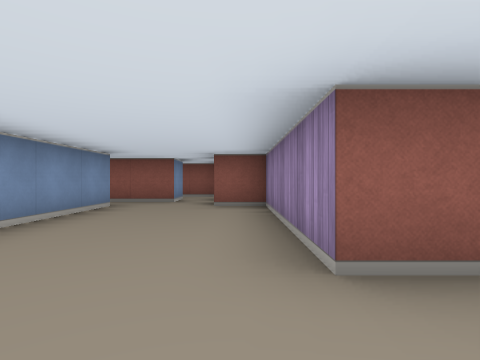
View 1 (above)

14 first-person views from a walk through a cub3D level. The camera is about half as high as the walls, looks level and sees 80° across. The floor is counted in squares. Each view is taken from the middle of a square. On the plan, view 1 faces up. The plan holds only what a view shows up to about 9 squares ahead; the rest is blank.

View 2
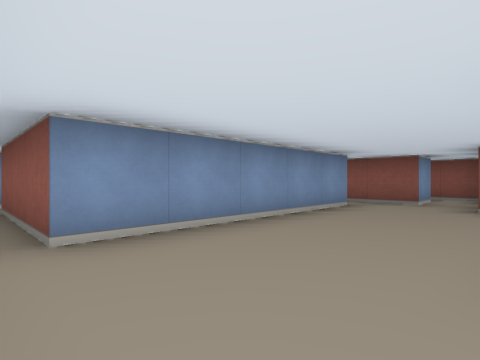

View 3
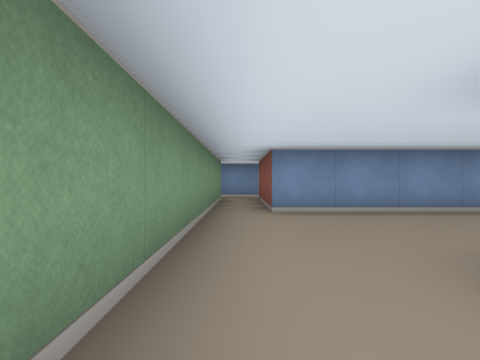

View 4
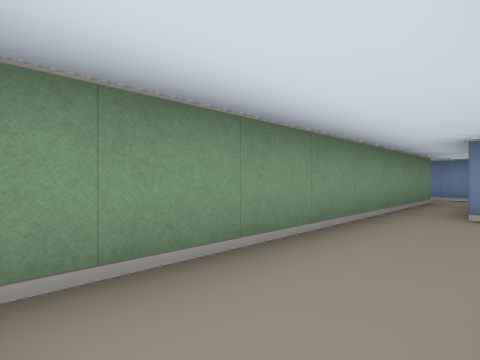

View 5
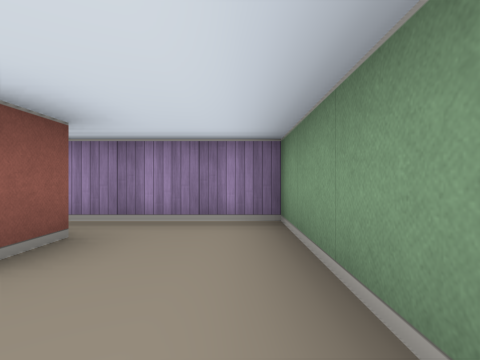

View 6
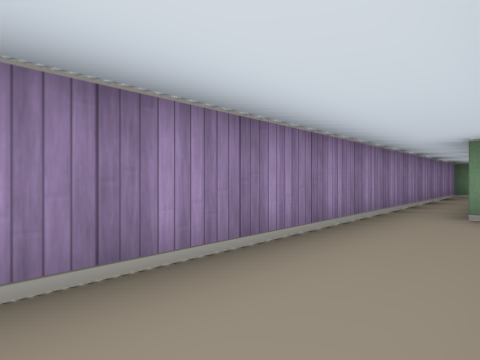

View 7
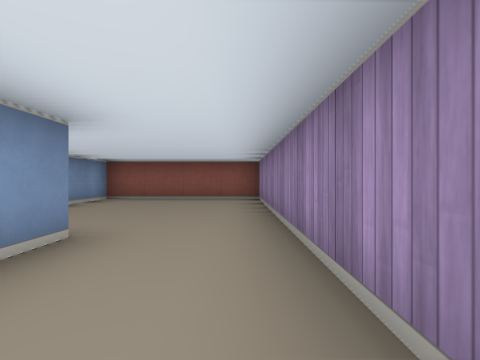

View 8
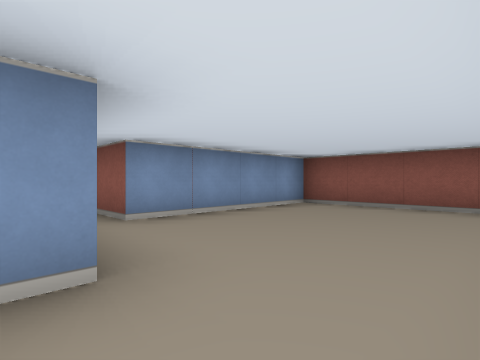

View 9
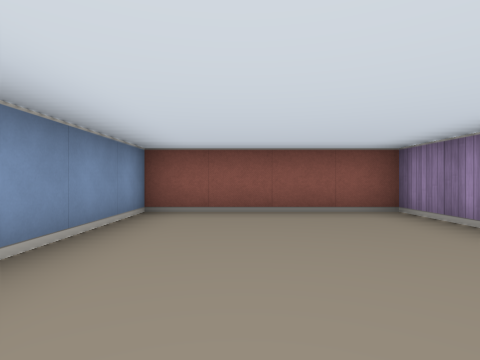

View 10
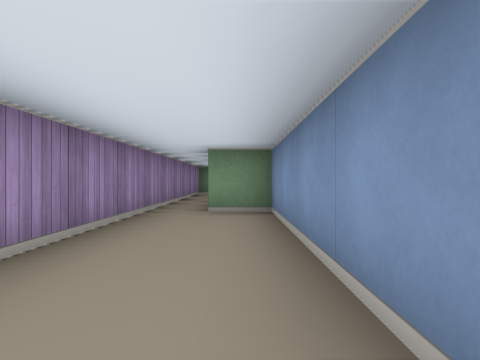

View 11
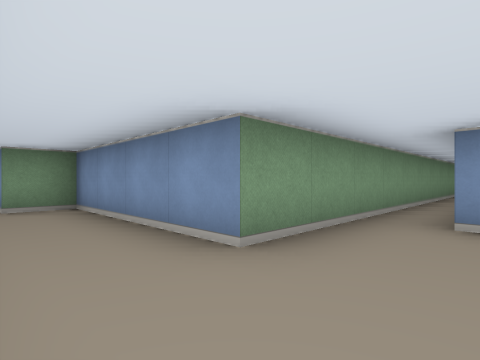

View 12
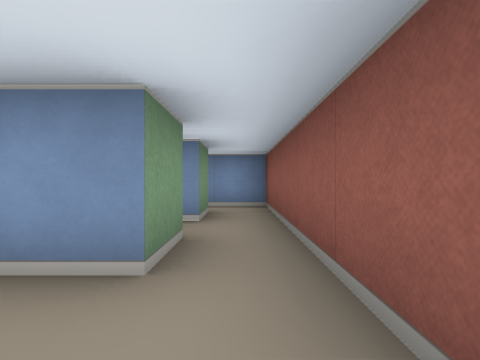

View 13
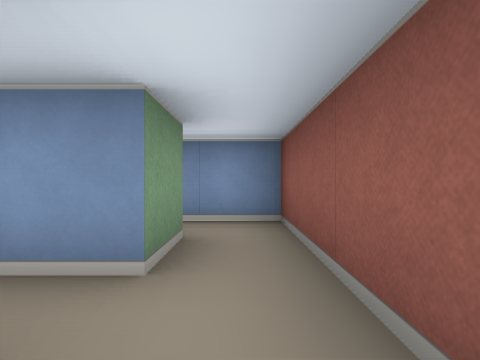

View 14
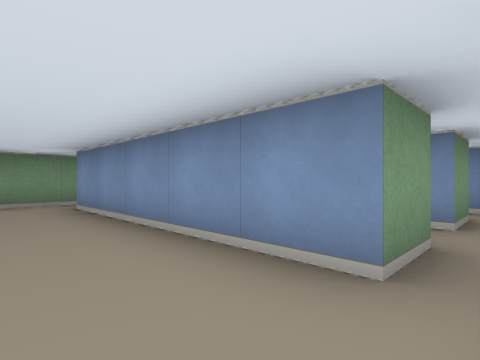

### Floor plan
Points are (right, up) in squares from view 1. A wall is a line through its corners. A room is listed if a view was taken in it or the views show most of it. See-through windows are left out.
Room 1 (views 1, 2, 5, 12, 14)
walls: (-2.5, 5.5) (-2.5, 0.5); (1.5, 1.5) (0.5, 1.5) (0.5, 5.5) (-0.5, 5.5); (-1.5, 6.5) (-2.5, 6.5); (-2.5, -0.5) (1.5, -0.5)
ways out: opening at (1, 0.5) to room 2; opening at (-3, 6) to room 3; opening at (-3, 0); opening at (-1, 7)
Room 2 (views 3, 4, 6, 7, 8, 9, 10, 11)
walls: (-1.5, 9.5) (0.5, 9.5) (0.5, 5.5) (1.5, 5.5); (1.5, -0.5) (2.5, -0.5) (2.5, 14.5) (-1.5, 14.5) (-1.5, 10.5)
ways out: opening at (1, 0.5) to room 1; opening at (-2, 10)
Room 3 (view 13)
walls: (-4.5, 5.5) (-4.5, 4.6); (-3.5, 5.5) (-2.5, 5.5); (-2.5, 6.5) (-4.5, 6.5)
ways out: opening at (-3, 6) to room 1; opening at (-5, 6)

Where each view was taken, in squares from view 1:
view 1: 0 up, 0 right, facing up
view 2: 0 up, 0 right, facing up-left
view 3: 0 up, 2 right, facing left
view 4: 1 up, 2 right, facing down-left
view 5: 0 up, 1 left, facing right
view 6: 10 up, 1 right, facing down-right
view 7: 7 up, 2 right, facing up
view 8: 9 up, 2 right, facing up-left
view 9: 10 up, 0 right, facing up
view 10: 10 up, 1 right, facing down
view 11: 11 up, 2 right, facing down-left
view 12: 6 up, 1 left, facing left
view 13: 6 up, 3 left, facing left
view 14: 6 up, 1 left, facing down-left
